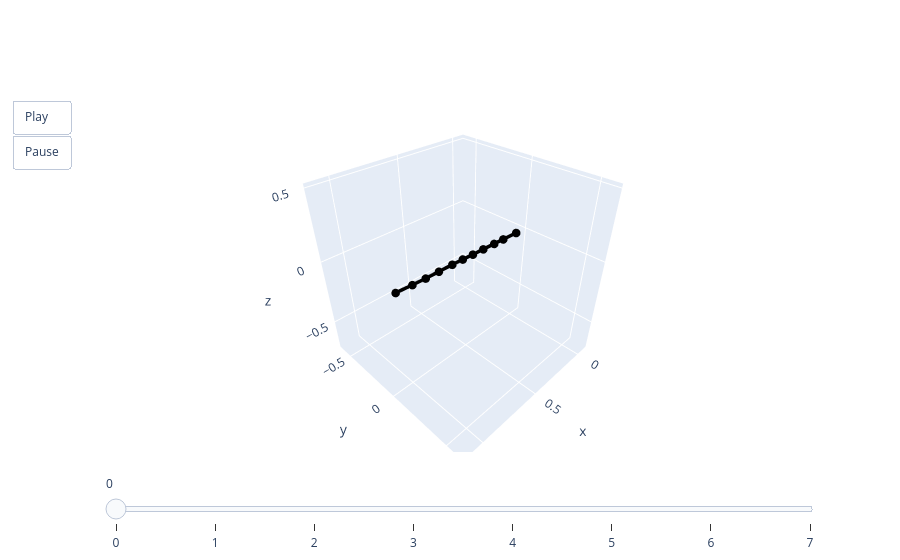

The code cell stored with this chart in its notebook:
### Code cell
animate(train.qs[0])

### Figure 1 — Plotly figure (JSON) as saved in the notebook; plotly's stock layout.template omitted (floating-point values rounded to 4 significant figures)
{"data": [{"line": {"color": "black", "width": 7}, "marker": {"size": 5}, "mode": "lines+markers", "type": "scatter3d", "x": [0, 0.1401, 0.2333, 0.341, 0.4388, 0.5308, 0.6219, 0.7331, 0.8374, 0.938, 1.057], "y": [0, 0, 0, 0, 0, 0, 0, 0, 0, 0, 0], "z": [0, 0.005542, 0.009668, 0.01385, 0.01644, 0.02167, 0.02513, 0.02724, 0.02967, 0.03467, 0.04239]}], "layout": {"scene": {"aspectmode": "cube", "xaxis": {"autorange": false, "range": [-0.1057, 1.162]}, "yaxis": {"autorange": false, "range": [-0.634, 0.634]}, "zaxis": {"autorange": false, "range": [-0.7411, 0.5268]}}, "sliders": [{"steps": [{"args": [["0"], {"frame": {"duration": 0, "redraw": true}, "mode": "immediate"}], "label": "0", "method": "animate"}, {"args": [["1"], {"frame": {"duration": 0, "redraw": true}, "mode": "immediate"}], "label": "1", "method": "animate"}, {"args": [["2"], {"frame": {"duration": 0, "redraw": true}, "mode": "immediate"}], "label": "2", "method": "animate"}, {"args": [["3"], {"frame": {"duration": 0, "redraw": true}, "mode": "immediate"}], "label": "3", "method": "animate"}, {"args": [["4"], {"frame": {"duration": 0, "redraw": true}, "mode": "immediate"}], "label": "4", "method": "animate"}, {"args": [["5"], {"frame": {"duration": 0, "redraw": true}, "mode": "immediate"}], "label": "5", "method": "animate"}, {"args": [["6"], {"frame": {"duration": 0, "redraw": true}, "mode": "immediate"}], "label": "6", "method": "animate"}, {"args": [["7"], {"frame": {"duration": 0, "redraw": true}, "mode": "immediate"}], "label": "7", "method": "animate"}]}], "updatemenus": [{"buttons": [{"args": [null, {"frame": {"duration": 50, "redraw": true}, "fromcurrent": true}], "label": "Play", "method": "animate"}, {"args": [[null], {"frame": {"duration": 0, "redraw": true}, "mode": "immediate"}], "label": "Pause", "method": "animate"}], "showactive": false, "type": "buttons"}]}}
